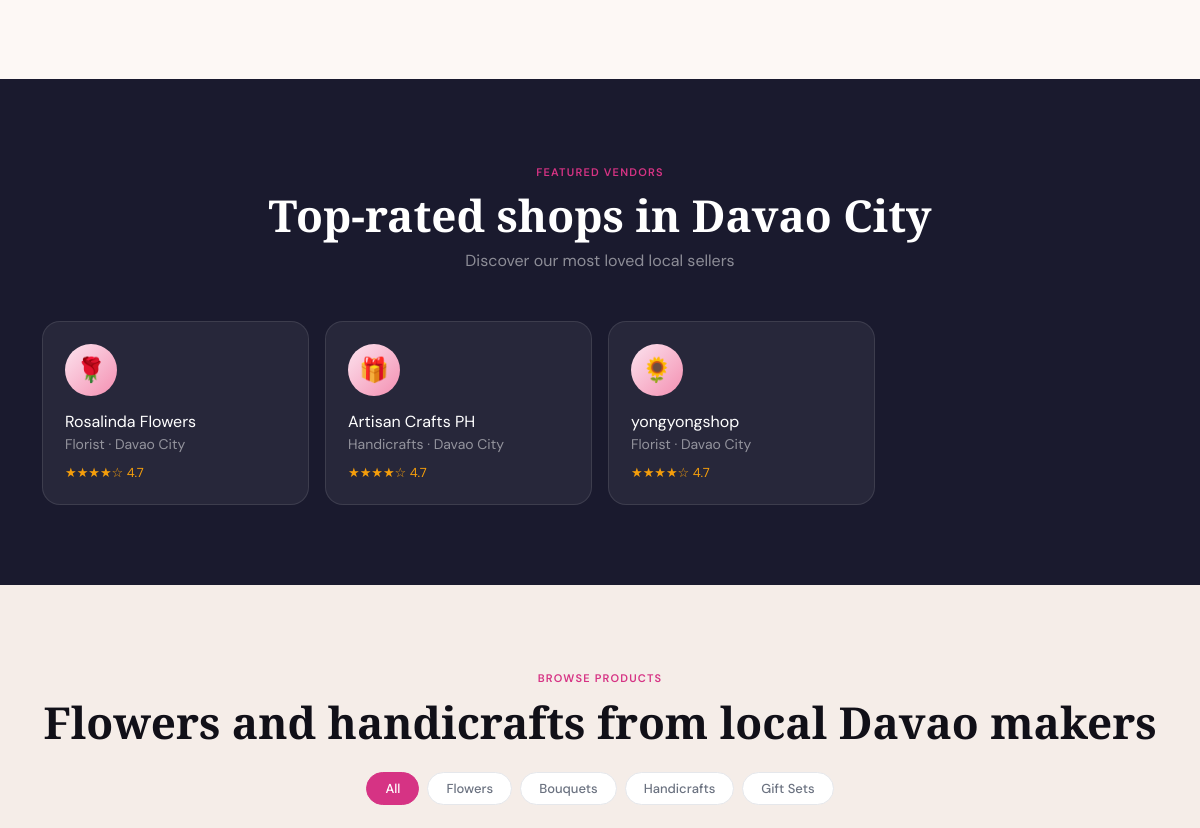
Before: / (middle part) with the older database file.
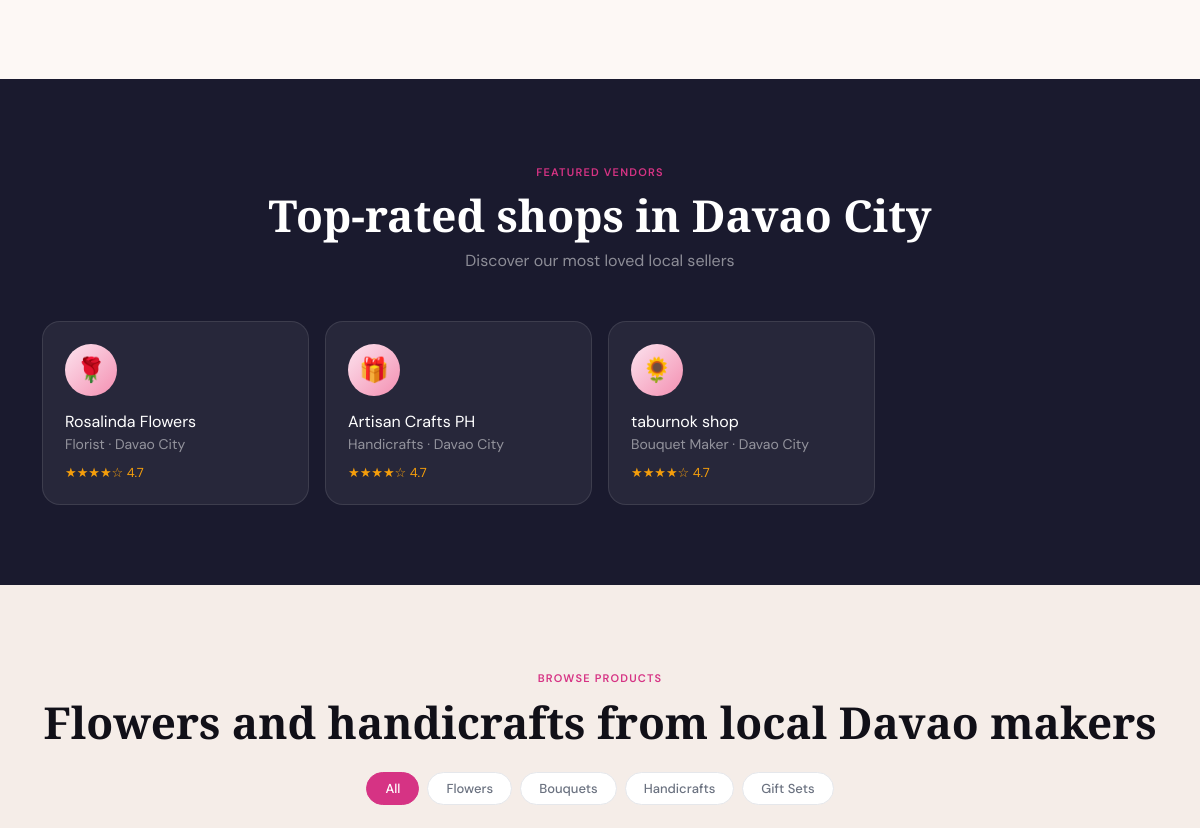
After: the same page with the newer database file.
### tables this page shows
CREATE TABLE `vendors` (
  `id` int(11) NOT NULL,
  `user_id` int(11) NOT NULL,
  `shop_name` varchar(150) NOT NULL,
  `shop_type` varchar(80) NOT NULL DEFAULT 'Florist',
  `city` varchar(80) NOT NULL DEFAULT 'Davao City',
  `description` text DEFAULT NULL,
  `status` enum('pending','approved','rejected') DEFAULT 'pending',
  `created_at` timestamp NOT NULL DEFAULT current_timestamp()
);

### index.php (the view, shortened to what this page needs)
<?php
include 'dbconnect.php';
?>
<?php include 'header.php'; ?>
<section class="fv-section" id="why">
</section>
<section class="fv-vendors-dark" id="vendors">
  <div class="container">
    <div class="text-center mb-5">
      <div class="section-tag">Featured vendors</div>
      <h2 class="section-h2 text-white">Top-rated shops in Davao City</h2>
      <p class="text-white-50 mt-2">Discover our most loved local sellers</p>
    </div>
    <?php
    $vendors = $conn->query("SELECT v.*, u.fullname FROM vendors v JOIN users u ON v.user_id=u.id WHERE v.status='approved' LIMIT 4");
    $emojis = ['🌹','🎁','🌻','🪴'];
    $ei = 0;
    ?>
    <div class="row g-3">
      <?php while($v = $vendors->fetch_assoc()): ?>
      <div class="col-sm-6 col-lg-3">
        <div class="vendor-card-dark">
          <div class="vendor-avatar-d"><?= $emojis[$ei++ % 4] ?></div>
          <div class="text-white fw-500"><?= htmlspecialchars($v['shop_name']) ?></div>
          <div class="text-white-50 small mb-2"><?= htmlspecialchars($v['shop_type']) ?> · <?= htmlspecialchars($v['city']) ?></div>
          <div style="color:#f59e0b;font-size:13px">★★★★☆ 4.7</div>
        </div>
      </div>
      <?php endwhile; ?>
    </div>
  </div>
</section>
<section class="fv-section" id="products" style="background:var(--fv-cream2)">
  <div class="container">
    <div class="text-center mb-4">
      <div class="section-tag">Browse products</div>
      <h2 class="section-h2">Flowers and handicrafts from local Davao makers</h2>
    </div>
    <div class="d-flex gap-2 flex-wrap justify-content-center mb-4" id="landingFilters">
      <span class="fv-chip active" data-cat="all">All</span>
      <span class="fv-chip" data-cat="flowers">Flowers</span>
      <span class="fv-chip" data-cat="bouquets">Bouquets</span>
      <span class="fv-chip" data-cat="handicrafts">Handicrafts</span>
      <span class="fv-chip" data-cat="giftsets">Gift Sets</span>
    </div>
    <div class="row g-3" id="landingGrid">
    </div>
  </div>
</section>
<?php include 'footer.php'; ?>

Changed rows visible on the page:
removed vendors: ei "🌻", shop_name "yongyongshop", shop_type "Florist", city "Davao City"
added vendors: ei "🌻", shop_name "taburnok shop", shop_type "Bouquet Maker", city "Davao City"
